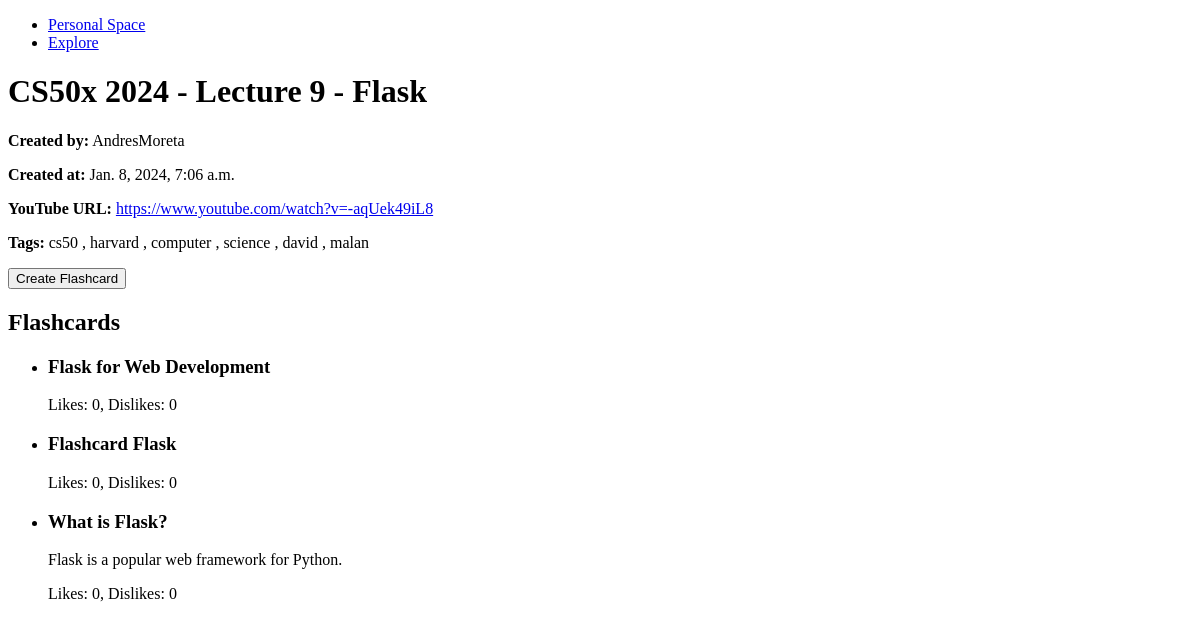
The page /lecturespaces/lecturespace/10/ on the database its author committed.
### lecturespaces/models.py (models this page shows, shortened)
class Lecturespace(models.Model):
    title = models.CharField(max_length=200)
    youtube_url = models.URLField()
    tags = models.ManyToManyField(Tag)
    created_at = models.DateTimeField(auto_now_add=True)
    created_by = models.ForeignKey(settings.AUTH_USER_MODEL, on_delete=models.CASCADE)

class Tag(models.Model):
    name = models.CharField(max_length=100)

class Flashcard(models.Model):
    title = models.CharField(max_length=200, default='Default Title')
    content = models.TextField()
    lecturespace = models.ForeignKey(Lecturespace, on_delete=models.CASCADE, related_name='flashcards')
    likes = models.PositiveIntegerField(default=0)
    dislikes = models.PositiveIntegerField(default=0)

### lecturespaces/views.py (the view)
# urls.py: path('lecturespace/<int:lecturespace_id>/', views.lecturespace_detail, name='lecturespace_detail'),
def lecturespace_detail(request, lecturespace_id):
    lecturespace = get_object_or_404(Lecturespace, id=lecturespace_id)
    return render(request, 'lecturespaces/lecturespace_detail.html', {'lecturespace': lecturespace})

### lecturespaces/templates/lecturespaces/lecturespace_detail.html (shortened to what this page needs)
<!DOCTYPE html>
<html>
<head>
</head>
<body>
    <ul>
        <li><a href="{% url 'user_dashboard' %}">Personal Space</a></li>
        <li><a href="{% url 'explore_lecturespaces' %}">Explore</a></li>
      </ul>
    <h1>{{ lecturespace.title }}</h1>
    <p><strong>Created by:</strong> {{ lecturespace.created_by.username }}</p>
    <p><strong>Created at:</strong> {{ lecturespace.created_at }}</p>
    <p><strong>YouTube URL:</strong> <a href="{{ lecturespace.youtube_url }}">{{ lecturespace.youtube_url }}</a></p>
    <p><strong>Tags:</strong>
        {% for tag in lecturespace.tags.all %}
            {{ tag.name }}
            {% if not forloop.last %}, {% endif %}
        {% endfor %}
    </p>
    <form id="flashcard-form" action="{% url 'create_flashcard' lecturespace.id %}" method="post">
        <button type="submit">Create Flashcard</button>
    </form>
    <h2>Flashcards</h2>
    <ul>
        {% for flashcard in lecturespace.flashcards.all %}
            <li>
                <h3>{{ flashcard.title }}</h3>
                <p>{{ flashcard.content }}</p>
                <p>Likes: {{ flashcard.likes }}, Dislikes: {{ flashcard.dislikes }}</p>
            </li>
        {% empty %}
            <li>No flashcards available.</li>
        {% endfor %}
    </ul>
</body>
</html>

### rows shown on the page
Lecturespace: title "CS50x 2024 - Lecture 9 - Flask", created_by.username "AndresMoreta", created_at "Jan. 8, 2024, 7:06 a.m.", youtube_url "https://www.youtube.com/watch?v=-aqUek49iL8"
Tag: name "cs50"
Tag: name "harvard"
Tag: name "computer"
Tag: name "science"
Tag: name "david"
Tag: name "malan"
Flashcard: title "Flask for Web Development", likes "0", dislikes "0"
Flashcard: title "Flashcard Flask", likes "0", dislikes "0"
Flashcard: title "What is Flask?", content "Flask is a popular web framework for Python.", likes "0", dislikes "0"
